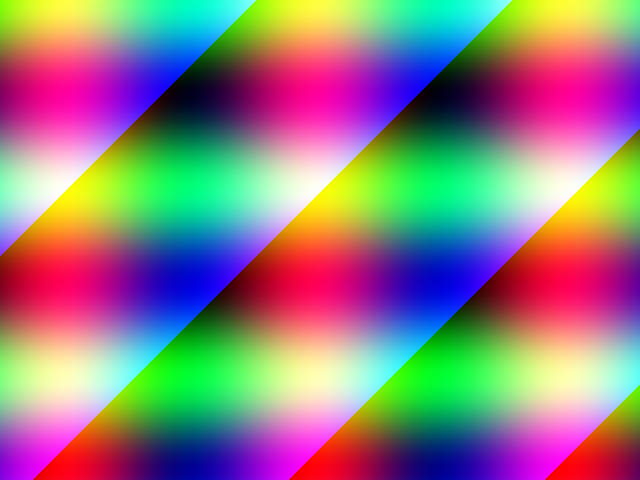
#> input picture asscii/sample_in.png, 640 x 480 px; its folder holds only this picture in this run
$ python -i pool.py   (imports and definitions only)
#> lines starting #> are read from the running program, lines starting #| are printed output that depends on the picture
"""底图池扫描 + LAB 平均色 + pickle 缓存（按 mtime 增量）。"""
from __future__ import annotations

import pickle
from pathlib import Path

import numpy as np
from PIL import Image
from skimage.color import rgb2lab

IMG_EXTENSIONS = {".jpg", ".jpeg", ".png", ".bmp", ".webp"}
THUMBNAIL_SIZE = 16


# [11 lines left out: functions load_cache, save_cache, not called in this run]


def _compute_features(img_path: Path) -> dict:
#> called with img_path = '../../asscii/sample_in.png'
    img = Image.open(img_path).convert("RGB")
#> img is the input picture: PIL image 640x480 RGB; mean R, G, B 143.1, 125.5, 128.1
    thumb = img.resize((THUMBNAIL_SIZE, THUMBNAIL_SIZE), Image.LANCZOS)
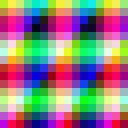
#> thumb: PIL image 16x16 RGB (shown 8 times larger); mean R, G, B 143.8, 125.4, 128.3
    thumb_arr = np.asarray(thumb, dtype=np.uint8)
    lab = rgb2lab(thumb_arr / 255.0)
    return {
#> (the run stopped early here; a loop or call above may not have finished)
